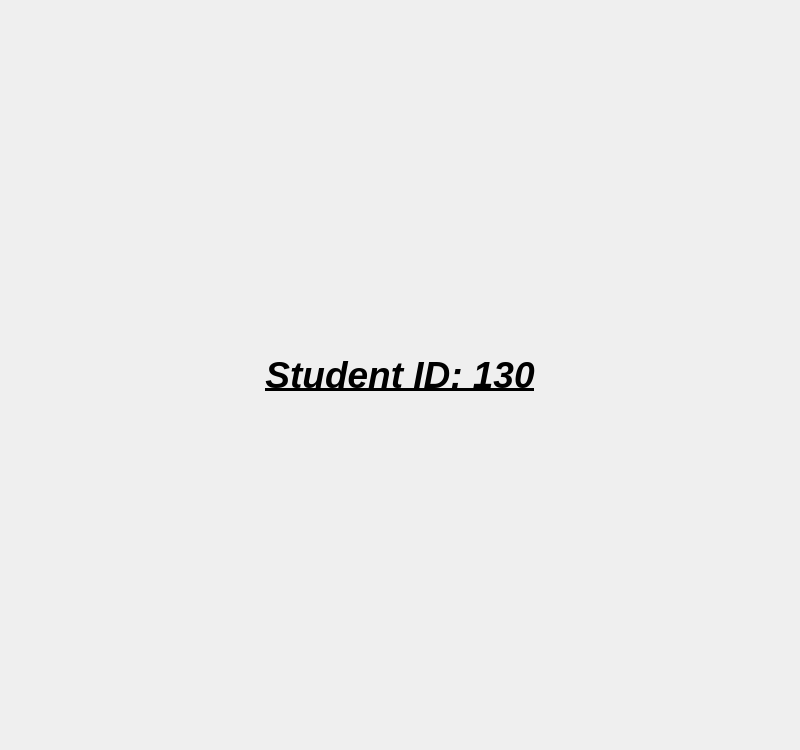
<?xml version="1.0" encoding="UTF-8"?>
<ui version="4.0">
 <class>Help</class>
 <widget class="QDialog" name="Help">
  <property name="geometry">
   <rect>
    <x>0</x>
    <y>0</y>
    <width>800</width>
    <height>750</height>
   </rect>
  </property>
  <property name="sizePolicy">
   <sizepolicy hsizetype="Fixed" vsizetype="Fixed">
    <horstretch>0</horstretch>
    <verstretch>0</verstretch>
   </sizepolicy>
  </property>
  <property name="windowTitle">
   <string>Dialog</string>
  </property>
  <layout class="QVBoxLayout" name="verticalLayout">
   <item>
    <widget class="QLabel" name="label">
     <property name="font">
      <font>
       <pointsize>28</pointsize>
       <italic>true</italic>
       <bold>true</bold>
       <underline>true</underline>
      </font>
     </property>
     <property name="layoutDirection">
      <enum>Qt::LeftToRight</enum>
     </property>
     <property name="text">
      <string>Student ID: 130</string>
     </property>
     <property name="alignment">
      <set>Qt::AlignCenter</set>
     </property>
    </widget>
   </item>
  </layout>
 </widget>
 <resources/>
 <connections/>
</ui>
